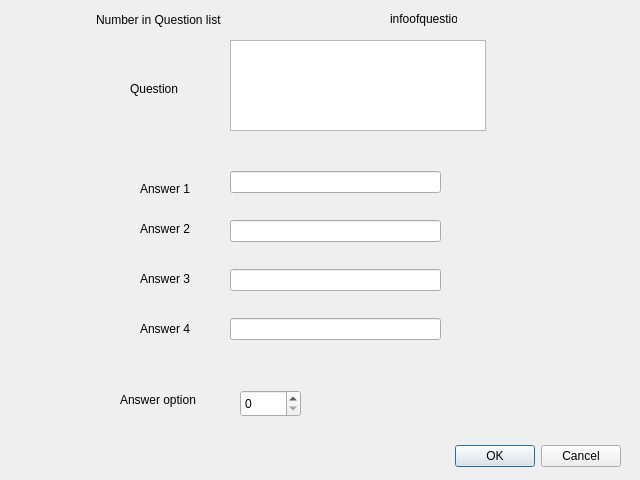
<?xml version="1.0" encoding="UTF-8"?>
<ui version="4.0">
 <class>questionentry</class>
 <widget class="QDialog" name="questionentry">
  <property name="geometry">
   <rect>
    <x>0</x>
    <y>0</y>
    <width>640</width>
    <height>480</height>
   </rect>
  </property>
  <property name="windowTitle">
   <string>Enter the question</string>
  </property>
  <property name="styleSheet">
   <string notr="true"/>
  </property>
  <widget class="QDialogButtonBox" name="buttonBox">
   <property name="geometry">
    <rect>
     <x>0</x>
     <y>440</y>
     <width>621</width>
     <height>32</height>
    </rect>
   </property>
   <property name="orientation">
    <enum>Qt::Horizontal</enum>
   </property>
   <property name="standardButtons">
    <set>QDialogButtonBox::Cancel|QDialogButtonBox::Ok</set>
   </property>
  </widget>
  <widget class="QLabel" name="answer1">
   <property name="geometry">
    <rect>
     <x>140</x>
     <y>180</y>
     <width>67</width>
     <height>17</height>
    </rect>
   </property>
   <property name="text">
    <string>Answer 1</string>
   </property>
  </widget>
  <widget class="QLabel" name="answer2">
   <property name="geometry">
    <rect>
     <x>140</x>
     <y>220</y>
     <width>67</width>
     <height>17</height>
    </rect>
   </property>
   <property name="text">
    <string>Answer 2</string>
   </property>
  </widget>
  <widget class="QLabel" name="answer3">
   <property name="geometry">
    <rect>
     <x>140</x>
     <y>270</y>
     <width>67</width>
     <height>17</height>
    </rect>
   </property>
   <property name="text">
    <string>Answer 3</string>
   </property>
  </widget>
  <widget class="QLabel" name="answer4">
   <property name="geometry">
    <rect>
     <x>140</x>
     <y>320</y>
     <width>67</width>
     <height>17</height>
    </rect>
   </property>
   <property name="text">
    <string>Answer 4</string>
   </property>
  </widget>
  <widget class="QSpinBox" name="spinBox">
   <property name="geometry">
    <rect>
     <x>240</x>
     <y>390</y>
     <width>61</width>
     <height>27</height>
    </rect>
   </property>
  </widget>
  <widget class="QLabel" name="answeroption">
   <property name="geometry">
    <rect>
     <x>120</x>
     <y>390</y>
     <width>121</width>
     <height>20</height>
    </rect>
   </property>
   <property name="text">
    <string>Answer option</string>
   </property>
  </widget>
  <widget class="QTextEdit" name="questionbox">
   <property name="geometry">
    <rect>
     <x>230</x>
     <y>40</y>
     <width>256</width>
     <height>91</height>
    </rect>
   </property>
  </widget>
  <widget class="QLabel" name="question">
   <property name="geometry">
    <rect>
     <x>130</x>
     <y>80</y>
     <width>67</width>
     <height>17</height>
    </rect>
   </property>
   <property name="text">
    <string>Question</string>
   </property>
  </widget>
  <widget class="QLabel" name="total">
   <property name="geometry">
    <rect>
     <x>390</x>
     <y>10</y>
     <width>67</width>
     <height>17</height>
    </rect>
   </property>
   <property name="text">
    <string>infoofquestion</string>
   </property>
  </widget>
  <widget class="QLabel" name="label">
   <property name="geometry">
    <rect>
     <x>96</x>
     <y>10</y>
     <width>211</width>
     <height>20</height>
    </rect>
   </property>
   <property name="text">
    <string>Number in Question list</string>
   </property>
  </widget>
  <widget class="QWidget" name="layoutWidget">
   <property name="geometry">
    <rect>
     <x>230</x>
     <y>150</y>
     <width>211</width>
     <height>211</height>
    </rect>
   </property>
   <layout class="QVBoxLayout" name="verticalLayout">
    <item>
     <widget class="QLineEdit" name="option1"/>
    </item>
    <item>
     <widget class="QLineEdit" name="option2"/>
    </item>
    <item>
     <widget class="QLineEdit" name="option3"/>
    </item>
    <item>
     <widget class="QLineEdit" name="option4"/>
    </item>
   </layout>
  </widget>
 </widget>
 <resources/>
 <connections>
  <connection>
   <sender>buttonBox</sender>
   <signal>accepted()</signal>
   <receiver>questionentry</receiver>
   <slot>accept()</slot>
   <hints>
    <hint type="sourcelabel">
     <x>248</x>
     <y>254</y>
    </hint>
    <hint type="destinationlabel">
     <x>157</x>
     <y>274</y>
    </hint>
   </hints>
  </connection>
  <connection>
   <sender>buttonBox</sender>
   <signal>rejected()</signal>
   <receiver>questionentry</receiver>
   <slot>reject()</slot>
   <hints>
    <hint type="sourcelabel">
     <x>316</x>
     <y>260</y>
    </hint>
    <hint type="destinationlabel">
     <x>286</x>
     <y>274</y>
    </hint>
   </hints>
  </connection>
 </connections>
</ui>
